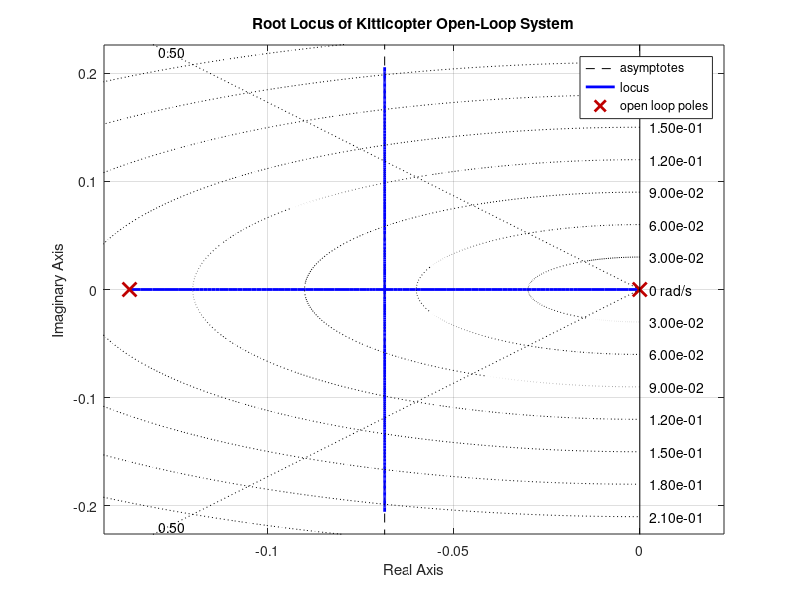

The MATLAB script that drew this image: (Note: this script raises an error after producing the figure.)
%% Kitticopter P-Controller Root Locus Design and Settling Time Analysis
clc; clear; close all;

%% Plant transfer function: G(s) = 15.04 / (s(7.3s+1))
num = 15.04;
den = [7.3 1 0];   % includes integrator
G = tf(num, den);

%% Root locus plot
figure;
rlocus(G);
title('Root Locus of Kitticopter Open-Loop System');
xlabel('Real Axis'); ylabel('Imaginary Axis');
grid on; hold on;

%% Design constraints
% Overshoot spec: <30% -> ζ >= 0.35 (choose ζ=0.5 for ~15% overshoot margin)
zeta_target = 0.5;    % desired damping ratio line
sgrid(zeta_target, []); % overlay damping ratio line

% Settling time spec: Ts < 30 s => σ > 4/Ts
sigma_req = 4/30;
xline(-sigma_req, '--r', 'Re = -0.133 (Ts=30s)', ...
    'LabelOrientation', 'horizontal', ...
    'LabelVerticalAlignment', 'bottom', ...
    'Color','r','LineWidth',1.5);

legend('Root Locus','ζ = 0.5 line','Settling Time Bound','Location','Best');

%% Show chosen Kp on root locus
K_target = 0.00251;                         % chosen proportional gain
poles_target = rlocus(G, K_target);       % closed-loop poles for this gain
plot(real(poles_target), imag(poles_target), 'mo', ...
    'MarkerFaceColor','m','MarkerSize',10);
text(real(poles_target(1))+0.01, imag(poles_target(1))+0.01, ...
     sprintf('K=%.4f', K_target), 'Color','m','FontWeight','bold');

%% Closed-loop system with chosen Kp
Gcl = feedback(K_target*G, 1);

%% Step response check
figure;
step(2.5*Gcl, 60);   % step of 2.5 (voltage step)
grid on;
title(sprintf('Closed-Loop Step Response (Kp = %.4f)', K_target));

% Extract step response characteristics (2% settling)
info2 = stepinfo(2.5*Gcl);
fprintf('Step Response (2%% band):\n');
fprintf('  Settling Time: %.2f s\n', info2.SettlingTime);
fprintf('  Overshoot: %.2f %%\n', info2.Overshoot);

% Extract step response characteristics (5% settling)
info5 = stepinfo(2.5*Gcl,'SettlingTimeThreshold',0.05);
fprintf('Step Response (5%% band):\n');
fprintf('  Settling Time: %.2f s\n', info5.SettlingTime);
fprintf('  Overshoot: %.2f %%\n', info5.Overshoot);

%% Sweep Kp and record settling times and overshoot
Kvec = linspace(0.0005,0.02,100);  % adjust range if needed
Ts2 = zeros(size(Kvec)); Ts5 = zeros(size(Kvec)); OS = zeros(size(Kvec));
for i = 1:length(Kvec)
    sys_cl = feedback(Kvec(i)*G, 1);
    info2i = stepinfo(sys_cl,'SettlingTimeThreshold',0.02);
    info5i = stepinfo(sys_cl,'SettlingTimeThreshold',0.05);
    Ts2(i) = info2i.SettlingTime;
    Ts5(i) = info5i.SettlingTime;
    OS(i)  = info2i.Overshoot;
    % Handle possible instability
    if isempty(Ts2(i)), Ts2(i)=NaN; end
    if isempty(Ts5(i)), Ts5(i)=NaN; end
end

%% Plot effect of Kp on settling time and overshoot
figure;
yyaxis left
plot(Kvec, Ts2, '-','LineWidth',1.2); hold on;
plot(Kvec, Ts5, '--','LineWidth',1.2);
ylabel('Settling Time (s)')
yyaxis right
plot(Kvec, OS, ':','LineWidth',1.2);
ylabel('Overshoot (%)')
xlabel('Proportional Gain K_p')
legend('T_s (2%)','T_s (5%)','Overshoot','Location','Best');
grid on;
title('Effect of K_p on Settling Time and Overshoot');

%% Optional: Overlay vertical line for K_target
xline(K_target, '--m', sprintf('Chosen K_p = %.4f', K_target),'LabelOrientation','horizontal','LineWidth',1.5);
